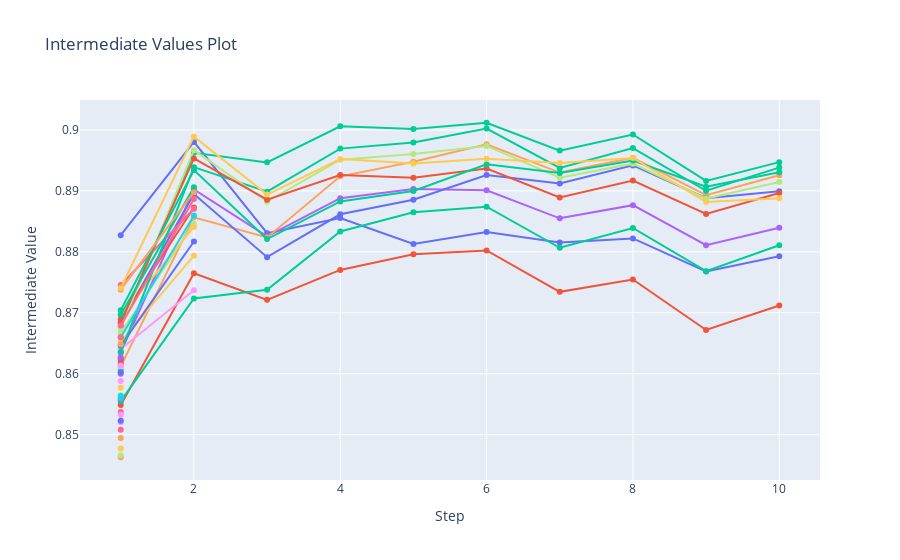

This figure's notebook cell:
### Code cell
# Plot intermediate values of all trials in a study.
plot_intermediate_values(study)

### Figure 1 — Plotly figure (JSON) as saved in the notebook; plotly's stock layout.template omitted (floating-point values rounded to 4 significant figures)
{"data": [{"marker": {"maxdisplayed": 10}, "mode": "lines+markers", "name": "Trial0", "type": "scatter", "x": [1, 2, 3, 4, 5, 6, 7, 8, 9, 10], "y": [0.8827, 0.898, 0.8831, 0.8856, 0.8813, 0.8833, 0.8815, 0.8822, 0.8768, 0.8793]}, {"marker": {"maxdisplayed": 10}, "mode": "lines+markers", "name": "Trial1", "type": "scatter", "x": [1, 2, 3, 4, 5, 6, 7, 8, 9, 10], "y": [0.8549, 0.8765, 0.8721, 0.877, 0.8796, 0.8802, 0.8734, 0.8755, 0.8672, 0.8712]}, {"marker": {"maxdisplayed": 10}, "mode": "lines+markers", "name": "Trial2", "type": "scatter", "x": [1, 2, 3, 4, 5, 6, 7, 8, 9, 10], "y": [0.8555, 0.8724, 0.8738, 0.8833, 0.8865, 0.8874, 0.8807, 0.8839, 0.8768, 0.8811]}, {"marker": {"maxdisplayed": 10}, "mode": "lines+markers", "name": "Trial3", "type": "scatter", "x": [1, 2, 3, 4, 5, 6, 7, 8, 9, 10], "y": [0.8635, 0.8902, 0.8825, 0.8888, 0.8903, 0.8901, 0.8855, 0.8877, 0.8811, 0.8839]}, {"marker": {"maxdisplayed": 10}, "mode": "lines+markers", "name": "Trial4", "type": "scatter", "x": [1, 2, 3, 4, 5, 6, 7, 8, 9, 10], "y": [0.8612, 0.8857, 0.8824, 0.8924, 0.8948, 0.8977, 0.893, 0.8954, 0.8893, 0.8926]}, {"marker": {"maxdisplayed": 10}, "mode": "lines+markers", "name": "Trial5", "type": "scatter", "x": [1], "y": [0.8606]}, {"marker": {"maxdisplayed": 10}, "mode": "lines+markers", "name": "Trial6", "type": "scatter", "x": [1], "y": [0.8537]}, {"marker": {"maxdisplayed": 10}, "mode": "lines+markers", "name": "Trial7", "type": "scatter", "x": [1, 2], "y": [0.8667, 0.8847]}, {"marker": {"maxdisplayed": 10}, "mode": "lines+markers", "name": "Trial8", "type": "scatter", "x": [1], "y": [0.852]}, {"marker": {"maxdisplayed": 10}, "mode": "lines+markers", "name": "Trial9", "type": "scatter", "x": [1, 2], "y": [0.8695, 0.8841]}, {"marker": {"maxdisplayed": 10}, "mode": "lines+markers", "name": "Trial10", "type": "scatter", "x": [1, 2, 3, 4, 5, 6, 7, 8, 9, 10], "y": [0.8683, 0.8895, 0.8791, 0.8862, 0.8886, 0.8926, 0.8912, 0.8942, 0.8888, 0.8899]}, {"marker": {"maxdisplayed": 10}, "mode": "lines+markers", "name": "Trial11", "type": "scatter", "x": [1, 2], "y": [0.8689, 0.8873]}, {"marker": {"maxdisplayed": 10}, "mode": "lines+markers", "name": "Trial12", "type": "scatter", "x": [1, 2, 3, 4, 5, 6, 7, 8, 9, 10], "y": [0.8678, 0.8963, 0.8947, 0.9006, 0.9002, 0.9012, 0.8966, 0.8993, 0.8916, 0.8947]}, {"marker": {"maxdisplayed": 10}, "mode": "lines+markers", "name": "Trial13", "type": "scatter", "x": [1], "y": [0.8621]}, {"marker": {"maxdisplayed": 10}, "mode": "lines+markers", "name": "Trial14", "type": "scatter", "x": [1], "y": [0.8463]}, {"marker": {"maxdisplayed": 10}, "mode": "lines+markers", "name": "Trial15", "type": "scatter", "x": [1], "y": [0.8625]}, {"marker": {"maxdisplayed": 10}, "mode": "lines+markers", "name": "Trial16", "type": "scatter", "x": [1], "y": [0.8508]}, {"marker": {"maxdisplayed": 10}, "mode": "lines+markers", "name": "Trial17", "type": "scatter", "x": [1], "y": [0.8565]}, {"marker": {"maxdisplayed": 10}, "mode": "lines+markers", "name": "Trial18", "type": "scatter", "x": [1, 2], "y": [0.8641, 0.8737]}, {"marker": {"maxdisplayed": 10}, "mode": "lines+markers", "name": "Trial19", "type": "scatter", "x": [1, 2], "y": [0.8653, 0.8794]}, {"marker": {"maxdisplayed": 10}, "mode": "lines+markers", "name": "Trial20", "type": "scatter", "x": [1, 2], "y": [0.8646, 0.8817]}, {"marker": {"maxdisplayed": 10}, "mode": "lines+markers", "name": "Trial21", "type": "scatter", "x": [1], "y": [0.8617]}, {"marker": {"maxdisplayed": 10}, "mode": "lines+markers", "name": "Trial22", "type": "scatter", "x": [1, 2, 3, 4, 5, 6, 7, 8, 9, 10], "y": [0.8636, 0.8939, 0.8899, 0.8969, 0.8979, 0.9002, 0.8938, 0.897, 0.89, 0.8938]}, {"marker": {"maxdisplayed": 10}, "mode": "lines+markers", "name": "Trial23", "type": "scatter", "x": [1], "y": [0.8558]}, {"marker": {"maxdisplayed": 10}, "mode": "lines+markers", "name": "Trial24", "type": "scatter", "x": [1], "y": [0.8495]}, {"marker": {"maxdisplayed": 10}, "mode": "lines+markers", "name": "Trial25", "type": "scatter", "x": [1], "y": [0.8564]}, {"marker": {"maxdisplayed": 10}, "mode": "lines+markers", "name": "Trial26", "type": "scatter", "x": [1, 2], "y": [0.8746, 0.8871]}, {"marker": {"maxdisplayed": 10}, "mode": "lines+markers", "name": "Trial27", "type": "scatter", "x": [1, 2, 3, 4, 5, 6, 7, 8, 9, 10], "y": [0.8674, 0.8967, 0.8882, 0.8951, 0.8961, 0.8974, 0.8922, 0.8945, 0.8887, 0.8915]}, {"marker": {"maxdisplayed": 10}, "mode": "lines+markers", "name": "Trial28", "type": "scatter", "x": [1], "y": [0.8533]}, {"marker": {"maxdisplayed": 10}, "mode": "lines+markers", "name": "Trial29", "type": "scatter", "x": [1], "y": [0.8477]}, {"marker": {"maxdisplayed": 10}, "mode": "lines+markers", "name": "Trial30", "type": "scatter", "x": [1], "y": [0.8523]}, {"marker": {"maxdisplayed": 10}, "mode": "lines+markers", "name": "Trial31", "type": "scatter", "x": [1, 2, 3, 4, 5, 6, 7, 8, 9, 10], "y": [0.8684, 0.8953, 0.8886, 0.8926, 0.8922, 0.8937, 0.8889, 0.8917, 0.8862, 0.8897]}, {"marker": {"maxdisplayed": 10}, "mode": "lines+markers", "name": "Trial32", "type": "scatter", "x": [1, 2], "y": [0.8697, 0.8906]}, {"marker": {"maxdisplayed": 10}, "mode": "lines+markers", "name": "Trial33", "type": "scatter", "x": [1], "y": [0.86]}, {"marker": {"maxdisplayed": 10}, "mode": "lines+markers", "name": "Trial34", "type": "scatter", "x": [1], "y": [0.8648]}, {"marker": {"maxdisplayed": 10}, "mode": "lines+markers", "name": "Trial35", "type": "scatter", "x": [1, 2], "y": [0.866, 0.886]}, {"marker": {"maxdisplayed": 10}, "mode": "lines+markers", "name": "Trial36", "type": "scatter", "x": [1, 2], "y": [0.8679, 0.8887]}, {"marker": {"maxdisplayed": 10}, "mode": "lines+markers", "name": "Trial37", "type": "scatter", "x": [1], "y": [0.8612]}, {"marker": {"maxdisplayed": 10}, "mode": "lines+markers", "name": "Trial38", "type": "scatter", "x": [1], "y": [0.8613]}, {"marker": {"maxdisplayed": 10}, "mode": "lines+markers", "name": "Trial39", "type": "scatter", "x": [1], "y": [0.8577]}, {"marker": {"maxdisplayed": 10}, "mode": "lines+markers", "name": "Trial40", "type": "scatter", "x": [1], "y": [0.8602]}, {"marker": {"maxdisplayed": 10}, "mode": "lines+markers", "name": "Trial41", "type": "scatter", "x": [1], "y": [0.8624]}, {"marker": {"maxdisplayed": 10}, "mode": "lines+markers", "name": "Trial42", "type": "scatter", "x": [1, 2, 3, 4, 5, 6, 7, 8, 9, 10], "y": [0.8704, 0.8934, 0.8821, 0.8883, 0.89, 0.8943, 0.8929, 0.895, 0.8907, 0.893]}, {"marker": {"maxdisplayed": 10}, "mode": "lines+markers", "name": "Trial43", "type": "scatter", "x": [1], "y": [0.8627]}, {"marker": {"maxdisplayed": 10}, "mode": "lines+markers", "name": "Trial44", "type": "scatter", "x": [1, 2], "y": [0.8738, 0.8898]}, {"marker": {"maxdisplayed": 10}, "mode": "lines+markers", "name": "Trial45", "type": "scatter", "x": [1], "y": [0.856]}, {"marker": {"maxdisplayed": 10}, "mode": "lines+markers", "name": "Trial46", "type": "scatter", "x": [1], "y": [0.866]}, {"marker": {"maxdisplayed": 10}, "mode": "lines+markers", "name": "Trial47", "type": "scatter", "x": [1], "y": [0.8466]}, {"marker": {"maxdisplayed": 10}, "mode": "lines+markers", "name": "Trial48", "type": "scatter", "x": [1], "y": [0.8588]}, {"marker": {"maxdisplayed": 10}, "mode": "lines+markers", "name": "Trial49", "type": "scatter", "x": [1, 2, 3, 4, 5, 6, 7, 8, 9, 10], "y": [0.8741, 0.8989, 0.8894, 0.8952, 0.8945, 0.8953, 0.8946, 0.8954, 0.8882, 0.8888]}], "layout": {"showlegend": false, "title": {"text": "Intermediate Values Plot"}, "xaxis": {"title": {"text": "Step"}}, "yaxis": {"title": {"text": "Intermediate Value"}}}}
